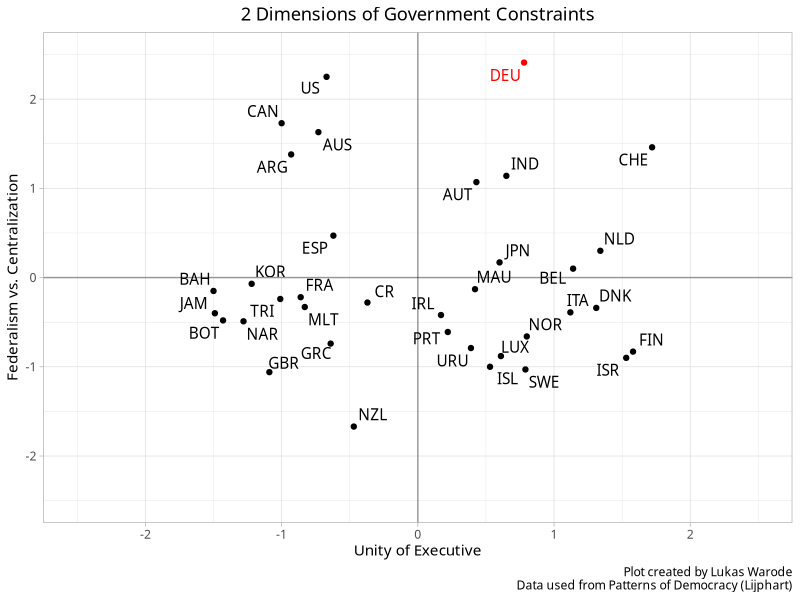
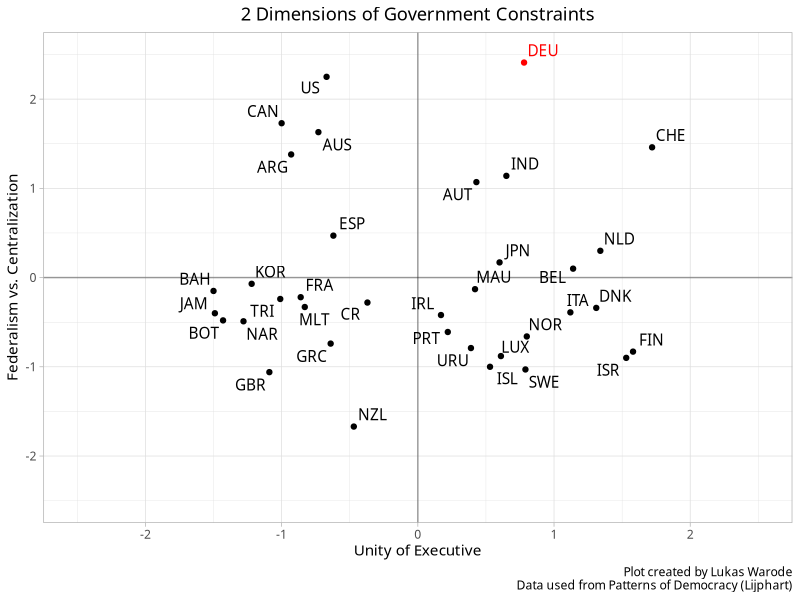

R code for these plots, in order:
library(tidyverse)

lijphart_data_raw <- readr::read_csv("Lijphart-PoD_Dataset3_Appendix.csv")

lijphart_data <- lijphart_data_raw %>% 
  mutate(`exec-part_dim_1945-2010` = `exec-part_dim_1945-2010` %>% 
           str_replace(",", ".") %>% 
           as.numeric,
         `fed-unit_dim_1945-2010` = `fed-unit_dim_1945-2010` %>% 
           str_replace(",", ".") %>% 
           as.numeric) 

plot_lijphart <- lijphart_data %>% 
  ggplot(aes(x = `exec-part_dim_1945-2010`,
             y = `fed-unit_dim_1945-2010`)) + 
  geom_point(color = ifelse(lijphart_data$country_name_short == "DEU", "red", "black")) + 
  ggrepel::geom_text_repel(aes(label = country_name_short), 
                           family = "Corbel",
                           color = ifelse(lijphart_data$country_name_short == "DEU", "red", "black")) +
  geom_vline(xintercept = 0, alpha = 0.35) +
  geom_hline(yintercept = 0, alpha = 0.35) + 
  scale_x_continuous(limits = c(-2.5, 2.5)) +
  scale_y_continuous(limits = c(-2.5, 2.5)) +
  theme_light() +
  theme(text = element_text(family = "Corbel"),
        plot.title = element_text(hjust = 0.5)) +
  labs(title = "2 Dimensions of Government Constraints",
       x = "Unity of Executive",
       y = "Federalism vs. Centralization",
       caption = "Plot created by Lukas Warode\n Data used from Patterns of Democracy (Lijphart)") 

plot_lijphart

ggsave("plot_lijphart.png",
       plot = plot_lijphart,
       width = 8,
       height = 4.5)
